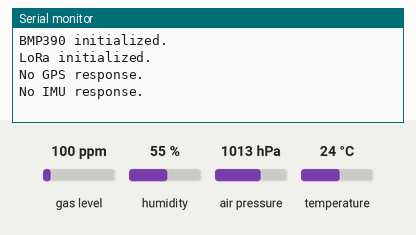
Simulated run of this sketch. Board: ESP32. Parts: the last lines printed to the serial monitor. The inputs (shaded band) are chosen by the test bench; at power-on: air pressure 1013 hPa, temperature 24 °C, gas level 100 ppm, humidity 55 %. No radio packets arrive unless stated.

Above: at 1.2 s.
1.3 s: air pressure set to 952 hPa
At 1.6 s:
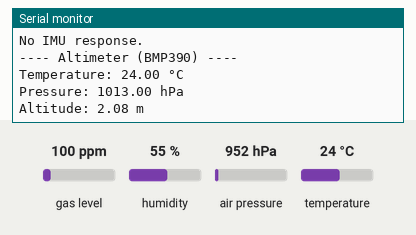
2.8 s: temperature set to 12 °C
At 3.3 s:
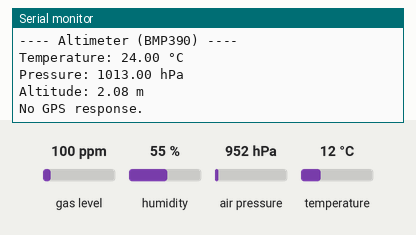
4.3 s: air pressure set to 975 hPa
At 6.7 s:
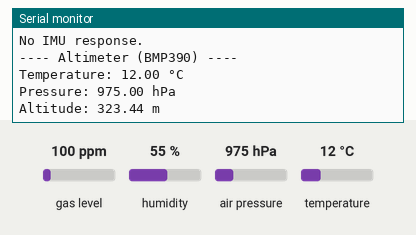
Timing chart, 0 to 8.2 s (numbered marks = the images above; inputs shaded):
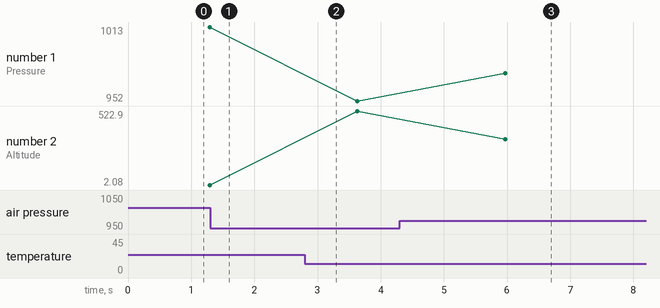

Measured:
- after the input at 4.3 s, the serial monitor: prints a new line after 1.7 s (image 3)
- plotted number 1: 952 → 975 after the input at 4.3 s
- plotted number 2: 522.9 → 323.44 after the input at 4.3 s

The sketch:

glof_bouy.ino
```cpp
#include <HardwareSerial.h>
#include <SPI.h>
#include <LoRa.h>
#include <Wire.h>
#include <Adafruit_BMP3XX.h>  // For BMP390

// MSP protocol commands
#define MSP_GPS 106
#define MSP_ATTITUDE 108

// Flight controller serial (UART1)
HardwareSerial FCSerial(1); // RX=GPIO16, TX=GPIO17

// LoRa pins and config
#define LORA_CS   5
#define LORA_RST  14
#define LORA_IRQ  26
#define LORA_SCK  18
#define LORA_MISO 19
#define LORA_MOSI 23

// I2C pins (optional if default SDA=21, SCL=22 are used)
#define I2C_SDA 21
#define I2C_SCL 22

// LoRa addresses
byte localAddress = 0xB0;
byte receiverAddress = 0xB1;

// Altimeter object
Adafruit_BMP3XX bmp;

void setup() {
  Serial.begin(115200);
  FCSerial.begin(115200, SERIAL_8N1, 16, 17);

  // Initialize I2C
  Wire.begin(I2C_SDA, I2C_SCL);

  // Initialize BMP390
  if (!bmp.begin_I2C()) {
    Serial.println("BMP390 not detected!");
    while (1);
  }
  bmp.setTemperatureOversampling(BMP3_OVERSAMPLING_8X);
  bmp.setPressureOversampling(BMP3_OVERSAMPLING_4X);
  bmp.setIIRFilterCoeff(BMP3_IIR_FILTER_COEFF_3);
  bmp.setOutputDataRate(BMP3_ODR_50_HZ);
  Serial.println("BMP390 initialized.");

  // Setup SPI and LoRa
  SPI.begin(LORA_SCK, LORA_MISO, LORA_MOSI, LORA_CS);
  LoRa.setPins(LORA_CS, LORA_RST, LORA_IRQ);

  if (!LoRa.begin(433E6)) {
    Serial.println("LoRa init failed!");
    while (1);
  }

  Serial.println("LoRa initialized.");
}

void sendMSPRequest(uint8_t cmd) {
  uint8_t checksum = 0;
  FCSerial.write('$');
  FCSerial.write('M');
  FCSerial.write('<');
  FCSerial.write((uint8_t)0);
  FCSerial.write(cmd);
  checksum ^= cmd;
  FCSerial.write(checksum);
}

bool readMSPResponse(uint8_t* buffer, uint8_t expectedLength) {
  uint32_t start = millis();
  int index = 0;
  while (millis() - start < 500) {
    if (FCSerial.available()) {
      uint8_t b = FCSerial.read();
      if (index == 0 && b != '$') continue;
      buffer[index++] = b;
      if (index >= expectedLength) return true;
    }
  }
  return false;
}

void sendLoRaMessage(byte destAddress, const char* message) {
  LoRa.beginPacket();
  LoRa.write(destAddress);   // Receiver address
  LoRa.write(localAddress);  // Sender address
  LoRa.print(message);       // Payload
  LoRa.endPacket();
}

void loop() {
  char loraMessage[100];

  // ---- Request GPS ----
  sendMSPRequest(MSP_GPS);
  delay(10);

  uint8_t gpsBuffer[23];
  if (readMSPResponse(gpsBuffer, sizeof(gpsBuffer))) {
    if (gpsBuffer[0] == '$' && gpsBuffer[1] == 'M' && gpsBuffer[2] == '>') {
      uint8_t numSats = gpsBuffer[6];
      int32_t lat = gpsBuffer[7] | (gpsBuffer[8] << 8) | (gpsBuffer[9] << 16) | (gpsBuffer[10] << 24);
      int32_t lon = gpsBuffer[11] | (gpsBuffer[12] << 8) | (gpsBuffer[13] << 16) | (gpsBuffer[14] << 24);

      Serial.println("---- GPS ----");
      Serial.print("Satellites: "); Serial.println(numSats);
      Serial.print("Latitude: "); Serial.println(lat / 10000000.0, 7);
      Serial.print("Longitude: "); Serial.println(lon / 10000000.0, 7);

      snprintf(loraMessage, sizeof(loraMessage), "GPS:%d,%.7f,%.7f", numSats, lat / 10000000.0, lon / 10000000.0);
      sendLoRaMessage(receiverAddress, loraMessage);
    }
  } else {
    Serial.println("No GPS response.");
  }

  delay(50);

  // ---- Request IMU ----
  sendMSPRequest(MSP_ATTITUDE);
  delay(10);

  uint8_t imuBuffer[11];
  if (readMSPResponse(imuBuffer, sizeof(imuBuffer))) {
    if (imuBuffer[0] == '$' && imuBuffer[1] == 'M' && imuBuffer[2] == '>') {
      int16_t roll  = imuBuffer[5] | (imuBuffer[6] << 8);
      int16_t pitch = imuBuffer[7] | (imuBuffer[8] << 8);
      int16_t yaw   = imuBuffer[9] | (imuBuffer[10] << 8);
      Serial.println("---- IMU ----");
      Serial.print("Roll: "); Serial.print(roll / 10.0); Serial.println("°");
      Serial.print("Pitch: "); Serial.print(pitch / 10.0); Serial.println("°");
      Serial.print("Yaw: "); Serial.print(yaw); Serial.println("°");

      snprintf(loraMessage, sizeof(loraMessage), "IMU:%.1f,%.1f,%d", roll / 10.0, pitch / 10.0, yaw);
      sendLoRaMessage(receiverAddress, loraMessage);
    }
  } else {
    Serial.println("No IMU response.");
  }

  delay(50);

  // ---- Read BMP390 Altimeter ----
  if (bmp.performReading()) {
    float temperature = bmp.temperature; // °C
    float pressure = bmp.pressure / 100.0; // hPa
    float altitude = bmp.readAltitude(1013.25); // m
    Serial.println("---- Altimeter (BMP390) ----");
    Serial.print("Temperature: "); Serial.print(temperature); Serial.println(" °C");
    Serial.print("Pressure: "); Serial.print(pressure); Serial.println(" hPa");
    Serial.print("Altitude: "); Serial.print(altitude); Serial.println(" m");
    snprintf(loraMessage, sizeof(loraMessage), "ALT:%.2f,%.2f,%.2f", temperature, pressure, altitude);
    sendLoRaMessage(receiverAddress, loraMessage);
  } else {
    Serial.println("BMP390 reading failed.");
  }

  delay(1000); // Loop delay
}
```
